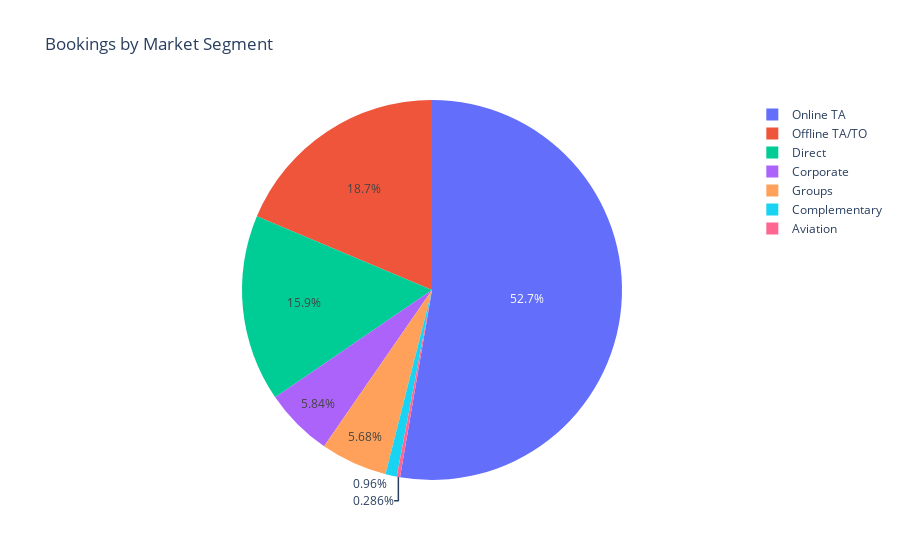

The cell this chart's notebook holds for it:
### Code cell
plt.figure(figsize=(20,10))
px.pie(data_frame = None,
      names=market_seg_names,
      values=market_seg_values,
      title='Bookings by Market Segment')

### Figure 1 — Plotly figure (JSON) as saved in the notebook; plotly's stock layout.template omitted (floating-point values rounded to 4 significant figures)
{"data": [{"domain": {"x": [0, 1], "y": [0, 1]}, "hovertemplate": "label=%{label}<br>value=%{value}<extra></extra>", "labels": ["Online TA", "Offline TA/TO", "Direct", "Corporate", "Groups", "Complementary", "Aviation"], "legendgroup": "", "name": "", "showlegend": true, "type": "pie", "values": [33311, 11798, 10043, 3691, 3590, 607, 181]}], "layout": {"legend": {"tracegroupgap": 0}, "title": {"text": "Bookings by Market Segment"}}}
